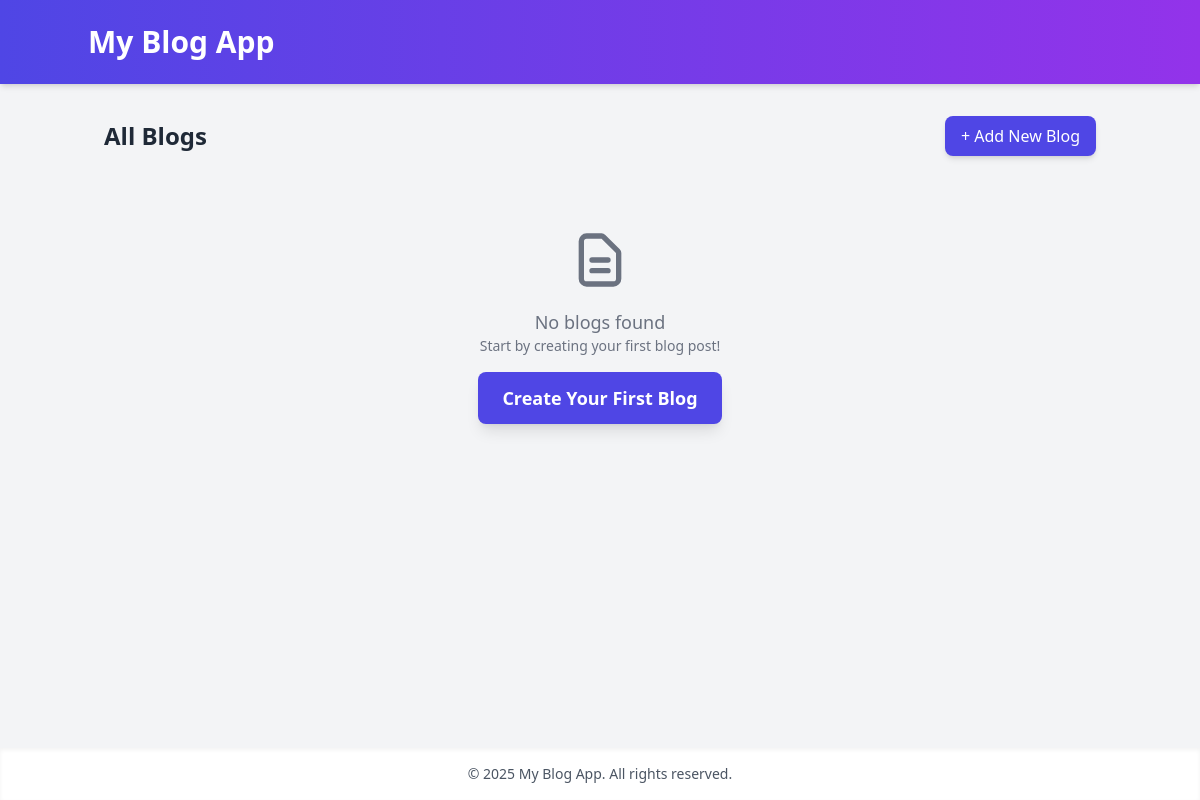
Before: /home/ with the older database file.
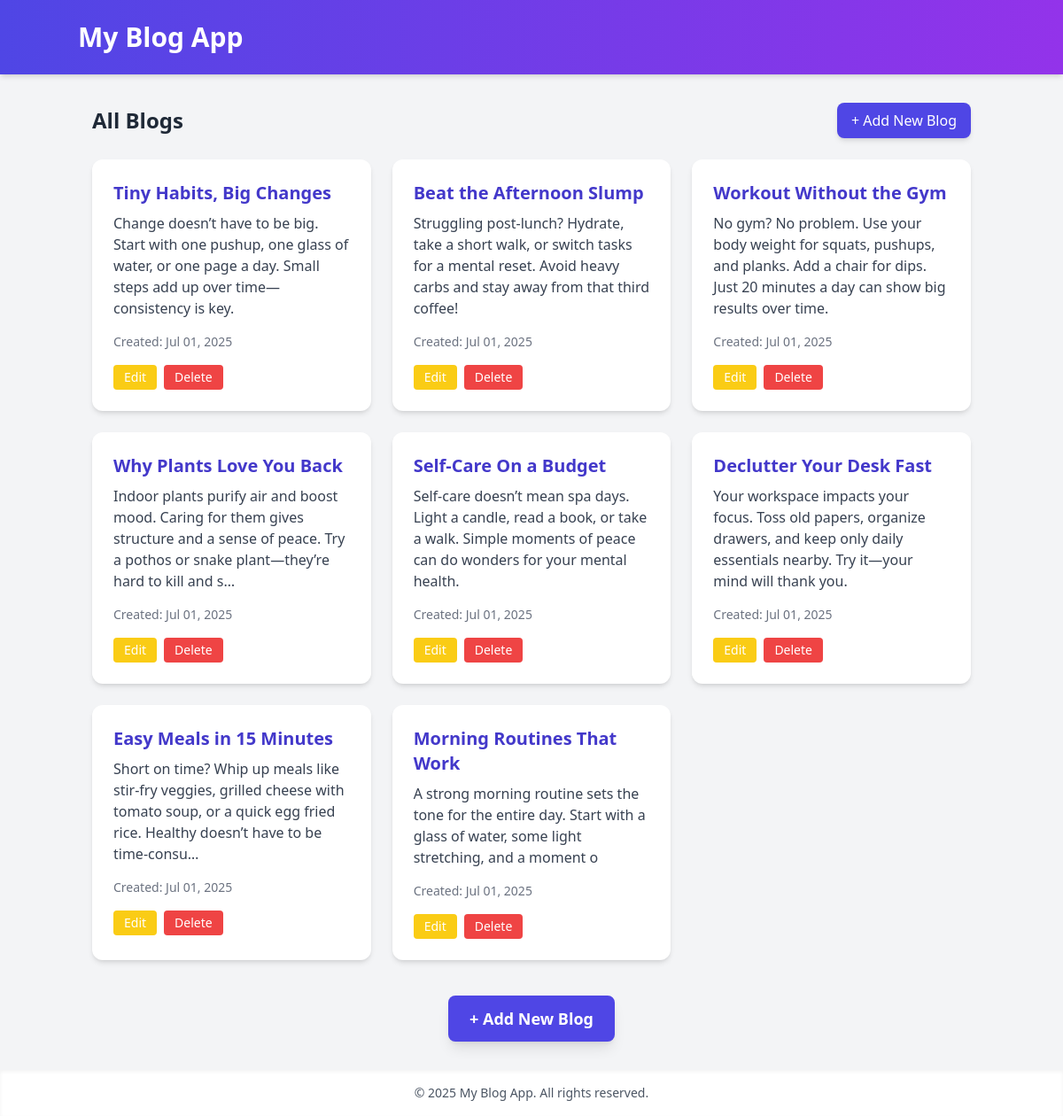
After: the same page with the newer database file.
### blog/models.py (models this page shows, shortened)
class Blog(models.Model):
    title = models.CharField(max_length=200)
    content = models.TextField()
    created_at = models.DateTimeField(auto_now_add=True)
    updated_at = models.DateTimeField(auto_now=True)

### blog/views.py (the view)
# urls.py: path('home/', views.home, name='home'),
def home(request):
    blogs = Blog.objects.all().order_by('-created_at')
    return render(request, 'home.html', {'blogs': blogs})

### blog/templates/home.html (shortened to what this page needs)
{% extends 'base.html' %}
{% block content %}
<div class="flex justify-between items-center mb-6">
    <h2 class="text-2xl font-semibold">All Blogs</h2>
    <a href="{% url 'add_blog' %}" class="bg-indigo-600 hover:bg-indigo-700 text-white px-4 py-2 rounded-lg font-medium shadow-md transition duration-300">
        + Add New Blog
    </a>
</div>
<div class="grid grid-cols-1 md:grid-cols-2 lg:grid-cols-3 gap-6">
    {% for blog in blogs %}
    <div class="bg-white rounded-xl shadow-md p-6 hover:shadow-xl transition duration-300">
        <h3 class="text-xl font-bold text-indigo-700 mb-2">{{ blog.title }}</h3>
        <p class="text-gray-700 mb-4">{{ blog.content|truncatechars:150 }}</p>
        <p class="text-sm text-gray-500 mb-4">
            Created: {{ blog.created_at|date:"M d, Y" }}
        </p>
        <div class="flex gap-2">
            <a href="{% url 'edit_blog' blog.id %}" class="bg-yellow-400 hover:bg-yellow-500 text-white px-3 py-1 rounded text-sm font-medium transition duration-300">
                Edit
            </a>
            <a href="{% url 'delete_blog' blog.id %}" class="bg-red-500 hover:bg-red-600 text-white px-3 py-1 rounded text-sm font-medium transition duration-300">
                Delete
            </a>
        </div>
    </div>
    {% empty %}
    <div class="col-span-full text-center py-12">
        <div class="text-gray-500 mb-4">
            <svg class="w-16 h-16 mx-auto mb-4" fill="none" stroke="currentColor" viewBox="0 0 24 24">
                <path stroke-linecap="round" stroke-linejoin="round" stroke-width="2" d="M9 12h6m-6 4h6m2 5H7a2 2 0 01-2-2V5a2 2 0 012-2h5.586a1 1 0 01.707.293l5.414 5.414a1 1 0 01.293.707V19a2 2 0 01-2 2z"></path>
            </svg>
            <p class="text-lg">No blogs found</p>
            <p class="text-sm">Start by creating your first blog post!</p>
        </div>
        <a href="{% url 'add_blog' %}" class="inline-block bg-indigo-600 hover:bg-indigo-700 text-white px-6 py-3 rounded-lg text-lg font-semibold shadow-lg transition duration-300">
            Create Your First Blog
        </a>
    </div>
    {% endfor %}
</div>
{% if blogs %}
<div class="text-center mt-10">
    <a href="{% url 'add_blog' %}" class="inline-block bg-indigo-600 hover:bg-indigo-700 text-white px-6 py-3 rounded-lg text-lg font-semibold shadow-lg transition duration-300">
        + Add New Blog
    </a>
</div>
{% endif %}
{% endblock %}

### blog/templates/base.html (shortened to what this page needs)
<!DOCTYPE html>
<html lang="en">
<head>
    <script src="https://cdn.tailwindcss.com"></script>
</head>
<body class="bg-gray-100 text-gray-800 min-h-screen flex flex-col">
    <header class="bg-gradient-to-r from-indigo-600 to-purple-600 text-white p-6 shadow-md">
        <div class="container mx-auto">
            <h1 class="text-3xl font-bold">
                <a href="{% url 'home' %}" class="hover:text-indigo-200 transition duration-300">My Blog App</a>
            </h1>
        </div>
    </header>
    <main class="flex-grow container mx-auto py-8 px-4">
        {% block content %}{% endblock %}
    </main>
    <footer class="bg-white shadow-inner text-center text-sm text-gray-600 py-4">
        <p>&copy; 2025 My Blog App. All rights reserved.</p>
    </footer>
</body>
</html>

Changed rows visible on the page:
added Blog: title "Tiny Habits, Big Changes", content "Change doesn’t have to be big. Start with one pushup, one glass of water, or one page a day. Small steps add up over time—consistency is key.", created_at "Jul 01, 2025"
added Blog: title "Beat the Afternoon Slump", content "Struggling post-lunch? Hydrate, take a short walk, or switch tasks for a mental reset. Avoid heavy carbs and stay away from that third coffee!", created_at "Jul 01, 2025"
added Blog: title "Workout Without the Gym", content "No gym? No problem. Use your body weight for squats, pushups, and planks. Add a chair for dips. Just 20 minutes a day can show big results over time.", created_at "Jul 01, 2025"
added Blog: title "Why Plants Love You Back", content "Indoor plants purify air and boost mood. Caring for them gives structure and a sense of peace. Try a pothos or snake plant—they’re hard to kill and s…", created_at "Jul 01, 2025"
added Blog: title "Self-Care On a Budget", content "Self-care doesn’t mean spa days. Light a candle, read a book, or take a walk. Simple moments of peace can do wonders for your mental health.", created_at "Jul 01, 2025"
added Blog: title "Declutter Your Desk Fast", content "Your workspace impacts your focus. Toss old papers, organize drawers, and keep only daily essentials nearby. Try it—your mind will thank you.", created_at "Jul 01, 2025"
added Blog: title "Easy Meals in 15 Minutes", content "Short on time? Whip up meals like stir-fry veggies, grilled cheese with tomato soup, or a quick egg fried rice. Healthy doesn’t have to be time-consu…", created_at "Jul 01, 2025"
added Blog: title "Morning Routines That Work", content "A strong morning routine sets the tone for the entire day. Start with a glass of water, some light stretching, and a moment o", created_at "Jul 01, 2025"
Other visible differences:
text no longer shown: "No blogs found Start by creating your first blog post! Create Your First Blog"
text now shown: "+ Add New Blog"
